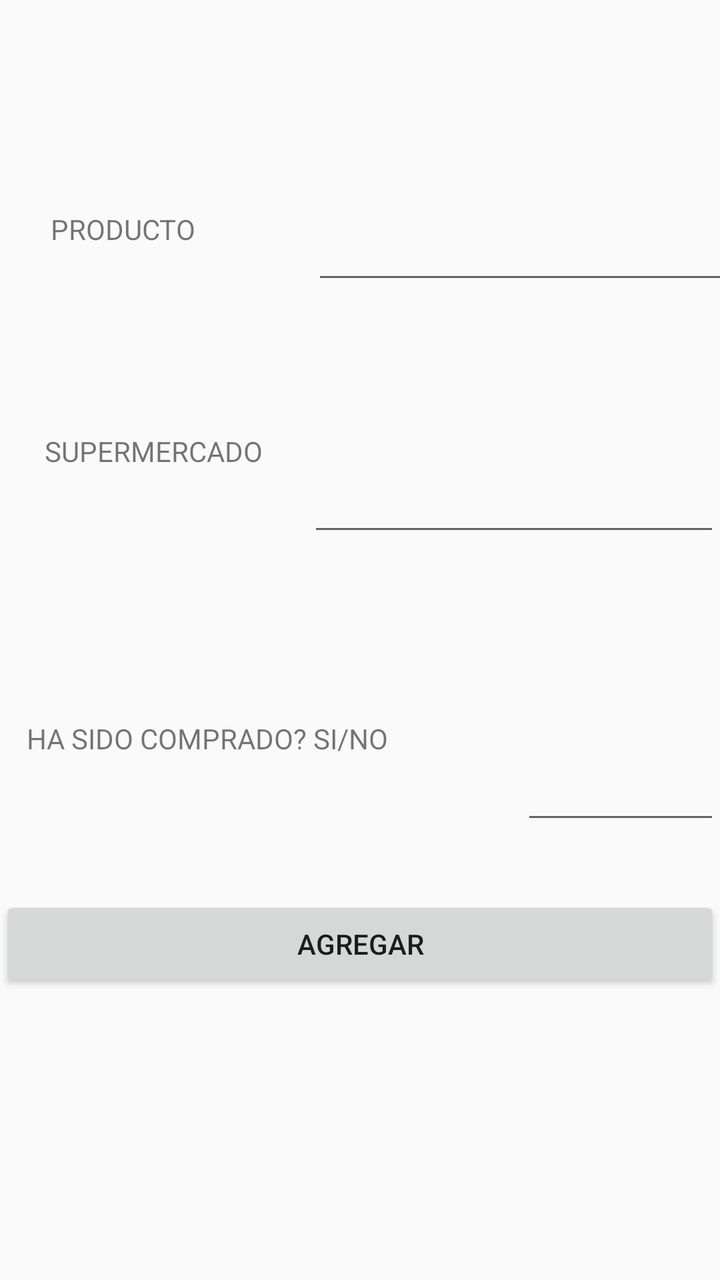
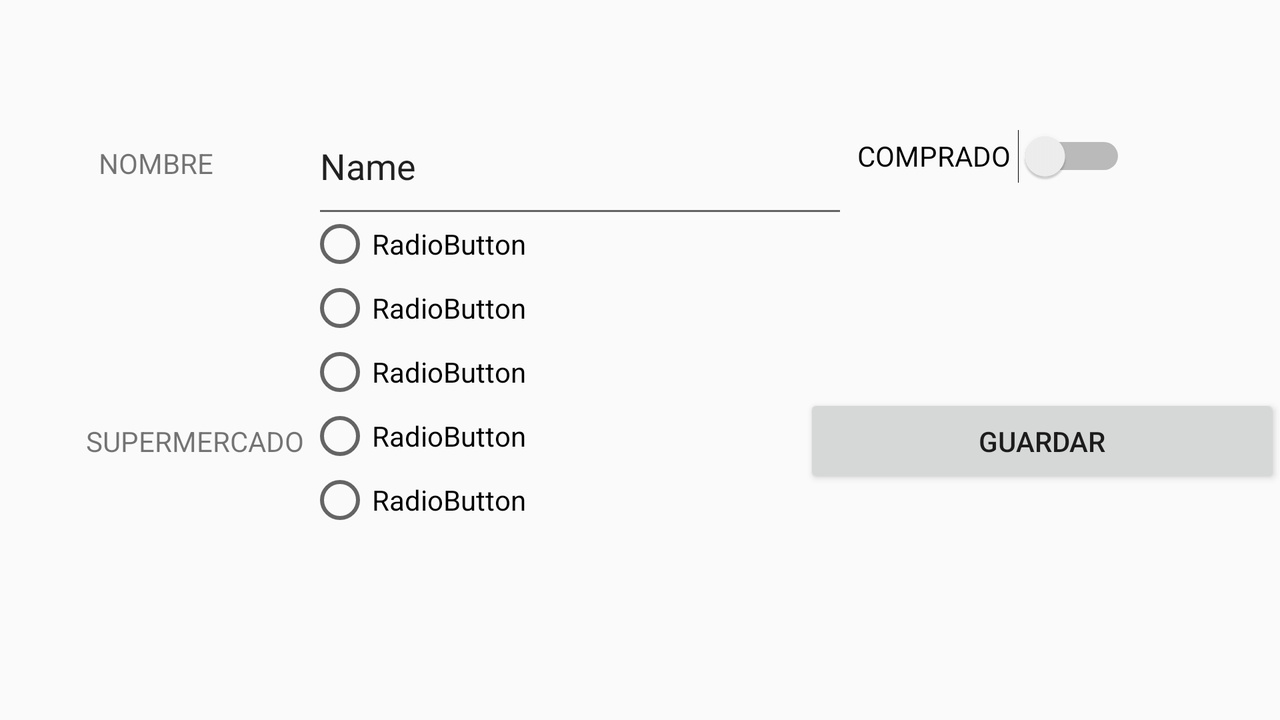

Compare how this app lays out the same screen by default and in its alternative resource folder. The renders come first, then the two layout files and the values they reference.
<!-- AndroidManifest.xml: application theme AppTheme -->
<!-- res/layout/fragment_registrar.xml -->
<?xml version="1.0" encoding="utf-8"?>
<LinearLayout xmlns:android="http://schemas.android.com/apk/res/android"
    xmlns:app="http://schemas.android.com/apk/res-auto"
    xmlns:tools="http://schemas.android.com/tools"
    android:layout_width="match_parent"
    android:layout_height="match_parent"
    android:orientation="vertical">

    


    <LinearLayout
        android:layout_width="match_parent"
        android:layout_height="178dp"
        android:orientation="vertical"
        >

        <TextView
            android:id="@+id/textView5"
            android:layout_width="match_parent"
            android:layout_height="82dp"
            android:gravity="center"
            android:textStyle="bold" />

        <LinearLayout
            android:layout_width="match_parent"
            android:layout_height="75dp"
            android:orientation="horizontal">

            <LinearLayout
                android:layout_width="156dp"
                android:layout_height="65dp"
                android:orientation="vertical">

                <TextView
                    android:id="@+id/textView11"
                    android:layout_width="123dp"
                    android:layout_height="match_parent"
                    android:gravity="center"
                    android:text="PRODUCTO" />
            </LinearLayout>

            <LinearLayout
                android:layout_width="252dp"
                android:layout_height="65dp"
                android:orientation="vertical">

                <EditText
                    android:id="@+id/editTextProducto"
                    android:layout_width="match_parent"
                    android:layout_height="match_parent"
                    android:ems="10"
                    android:inputType="textPersonName" />
            </LinearLayout>
        </LinearLayout>
    </LinearLayout>

    <LinearLayout
        android:layout_width="match_parent"
        android:layout_height="137dp"
        android:orientation="vertical">

        <LinearLayout
            android:layout_width="match_parent"
            android:layout_height="99dp"
            android:orientation="horizontal">

            <LinearLayout
                android:layout_width="154dp"
                android:layout_height="95dp"
                android:gravity="center"
                android:orientation="vertical">

                <TextView
                    android:id="@+id/textView12"
                    android:layout_width="wrap_content"
                    android:layout_height="wrap_content"
                    android:gravity="right"
                    android:text="SUPERMERCADO" />
            </LinearLayout>

            <LinearLayout
                android:layout_width="match_parent"
                android:layout_height="95dp"
                android:orientation="vertical">

                <EditText
                    android:id="@+id/editTextSuperMercado"
                    android:layout_width="match_parent"
                    android:layout_height="95dp"
                    android:ems="10"
                    android:inputType="textPersonName" />

            </LinearLayout>
        </LinearLayout>
    </LinearLayout>

    <LinearLayout
        android:layout_width="match_parent"
        android:layout_height="133dp"
        android:orientation="vertical">

        <LinearLayout
            android:layout_width="match_parent"
            android:layout_height="102dp"
            android:orientation="horizontal">

            <TextView
                android:id="@+id/textView"
                android:layout_width="521dp"
                android:layout_height="wrap_content"
                android:layout_weight="1"
                android:text="    HA SIDO COMPRADO? SI/NO" />

            <EditText
                android:id="@+id/editTextCondicion"
                android:layout_width="match_parent"
                android:layout_height="match_parent"
                android:layout_weight="1"
                android:ems="10"
                android:inputType="textPersonName" />

        </LinearLayout>

    </LinearLayout>

    <Button
        android:id="@+id/PostButton"
        android:layout_width="match_parent"
        android:layout_height="wrap_content"
        android:text="AGREGAR"

        />

</LinearLayout>
<!-- resources referenced by this layout -->
<resources>
  <style name="AppTheme" parent="Theme.AppCompat.Light.DarkActionBar">
          
          <item name="colorPrimary">@color/colorPrimary</item>
          <item name="colorPrimaryDark">@color/colorPrimaryDark</item>
       
      </style>
  <color name="colorPrimary">#7ACDF7</color>
  <color name="colorPrimaryDark">#6BCDFD</color>
</resources>
<!-- res/layout-land/fragment_registrar.xml (the author's variant of the layout above) -->
<!-- drawn on the phone turned sideways -->
<?xml version="1.0" encoding="utf-8"?>
<LinearLayout xmlns:android="http://schemas.android.com/apk/res/android"
    xmlns:app="http://schemas.android.com/apk/res-auto"
    xmlns:tools="http://schemas.android.com/tools"
    android:layout_width="match_parent"
    android:layout_height="match_parent"
    android:orientation="vertical">

    


    <LinearLayout
        android:layout_width="match_parent"
        android:layout_height="106dp"
        android:orientation="vertical">

        <TextView
            android:id="@+id/textView5"
            android:layout_width="match_parent"
            android:layout_height="49dp"
            android:gravity="center"
            android:textStyle="bold" />

        <LinearLayout
            android:layout_width="match_parent"
            android:layout_height="58dp"
            android:orientation="horizontal">

            <LinearLayout
                android:layout_width="156dp"
                android:layout_height="65dp"
                android:orientation="vertical">

                <TextView
                    android:id="@+id/textView11"
                    android:layout_width="match_parent"
                    android:layout_height="match_parent"
                    android:gravity="center"
                    android:text="NOMBRE" />
            </LinearLayout>

            <LinearLayout
                android:layout_width="269dp"
                android:layout_height="65dp"
                android:orientation="vertical">

                <EditText
                    android:id="@+id/editTextProducto"
                    android:layout_width="268dp"
                    android:layout_height="match_parent"
                    android:ems="10"
                    android:inputType="textPersonName"
                    android:text="Name"
                    android:textAlignment="viewStart" />
            </LinearLayout>

            <LinearLayout
                android:layout_width="249dp"
                android:layout_height="match_parent"
                android:orientation="vertical">

                <Switch
                    android:id="@+id/switch1"
                    android:layout_width="138dp"
                    android:layout_height="match_parent"
                    android:gravity="center"
                    android:text="COMPRADO" />
            </LinearLayout>

        </LinearLayout>

    </LinearLayout>

    <LinearLayout
        android:layout_width="match_parent"
        android:layout_height="240dp"
        android:orientation="vertical">

        <LinearLayout
            android:layout_width="match_parent"
            android:layout_height="229dp"
            android:orientation="horizontal">

            <LinearLayout
                android:layout_width="154dp"
                android:layout_height="match_parent"
                android:gravity="center"
                android:orientation="vertical">

                <TextView
                    android:id="@+id/textView12"
                    android:layout_width="150dp"
                    android:layout_height="wrap_content"
                    android:gravity="right"
                    android:text="SUPERMERCADO" />
            </LinearLayout>

            <LinearLayout
                android:layout_width="248dp"
                android:layout_height="match_parent"
                android:orientation="vertical">

                <RadioButton
                    android:id="@+id/radioButton"
                    android:layout_width="match_parent"
                    android:layout_height="wrap_content"
                    android:text="RadioButton" />

                <RadioButton
                    android:id="@+id/radioButton2"
                    android:layout_width="match_parent"
                    android:layout_height="wrap_content"
                    android:text="RadioButton" />

                <RadioButton
                    android:id="@+id/radioButton3"
                    android:layout_width="match_parent"
                    android:layout_height="wrap_content"
                    android:text="RadioButton" />

                <RadioButton
                    android:id="@+id/radioButton4"
                    android:layout_width="match_parent"
                    android:layout_height="wrap_content"
                    android:text="RadioButton" />

                <RadioButton
                    android:id="@+id/radioButton7"
                    android:layout_width="match_parent"
                    android:layout_height="wrap_content"
                    android:text="RadioButton" />

            </LinearLayout>

            <LinearLayout
                android:layout_width="match_parent"
                android:layout_height="47dp"
                android:layout_gravity="center"
                android:orientation="vertical">

                <Button
                    android:id="@+id/button2"
                    android:layout_width="match_parent"
                    android:layout_height="wrap_content"
                    android:text="GUARDAR" />
            </LinearLayout>

        </LinearLayout>
    </LinearLayout>

</LinearLayout>
